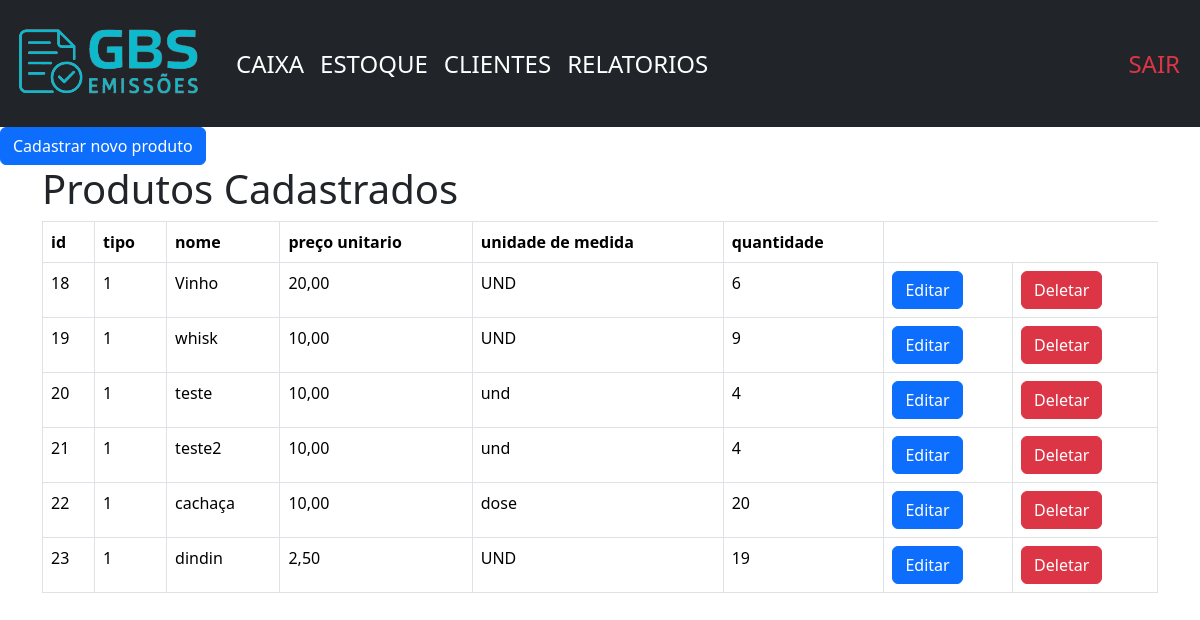
Screenshot of /estoque/ (signed in) with the database file from the repository.
### home/models.py (models this page shows)
class produtos(models.Model):
    usuario = models.ForeignKey(User, on_delete=models.CASCADE)
    id = models.AutoField(primary_key=True, verbose_name='ID do Produto')
    tipo = models.IntegerField(verbose_name='Tipo do Produto')
    nome = models.CharField(max_length=100, verbose_name='Nome do Produto')
    preco = models.DecimalField(max_digits=10, decimal_places=2, verbose_name='Preco')
    medida = models.CharField(max_length=5, verbose_name='Unidade de Medida')
    quantidade = models.IntegerField(verbose_name='Quantidade em Estoque')
    created_prod = models.DateTimeField(auto_now_add=True, null=True)
    update_prod = models.DateTimeField(auto_now=True)

### home/views.py (the view)
# urls.py: path('estoque/', views.estoque, name='estoque'),
@login_required
def estoque(request):
    todos_produtos = produtos.objects.filter(usuario=request.user)
    return render(request, 'visual/estoque.html', {'estoque': todos_produtos})

### home/templates/visual/estoque.html (shortened to what this page needs)
{% extends 'visual/base.html' %}
{% block conteudo %}
<a id="add-link" href="/estoque/add">
    <button type="button" class="btn btn-primary">
        Cadastrar novo produto
    </button>
</a>
<div class="container">
    <h1>Produtos Cadastrados</h1>
    <table class="table table-bordered table-hover">
        <tr>
            <th>id</th>
            <th>tipo</th>
            <th>nome</th>
            <th>preço unitario</th>
            <th>unidade de medida</th>
            <th>quantidade</th>
        </tr>
        {% for produtos in estoque %}
        <tr>
            <td>{{produtos.id}}</td>
            <td>{{produtos.tipo}}</td>
            <td>{{produtos.nome}}</td>
            <td>{{produtos.preco}}</td>
            <td>{{produtos.medida}}</td>
            <td>{{produtos.quantidade}}</td>
            <td>
                <a href="edit/{{produtos.id}}"><button type="button" class="btn btn-primary" data-bs-toggle="modal"
                        data-bs-target="#staticBackdrop{{produtos.id}}">
                        Editar
                    </button></a>
            </td>
            <td>
                <button type="button" class="btn btn-danger" data-bs-toggle="modal" data-bs-target="#exampleModal">
                    Deletar
                </button>
            </td>
        </tr>
        {% endfor %}
    </table>
</div>
{% endblock %}

### home/static/css/style.css (style rules this page uses)
#add-link { text-decoration: none; }

### rows the page displays
produtos: id "18", tipo "1", nome "Vinho", preco "20,00", medida "UND", quantidade "6"
produtos: id "19", tipo "1", nome "whisk", preco "10,00", medida "UND", quantidade "9"
produtos: id "20", tipo "1", nome "teste", preco "10,00", medida "und", quantidade "4"
produtos: id "21", tipo "1", nome "teste2", preco "10,00", medida "und", quantidade "4"
produtos: id "22", tipo "1", nome "cachaça", preco "10,00", medida "dose", quantidade "20"
produtos: id "23", tipo "1", nome "dindin", preco "2,50", medida "UND", quantidade "19"
